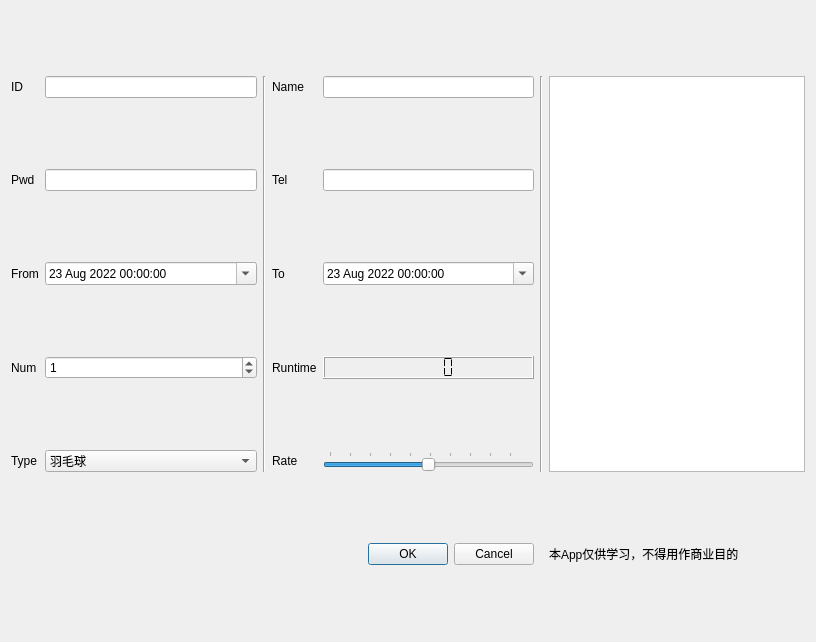
<?xml version="1.0" encoding="UTF-8"?>
<ui version="4.0">
 <class>BNU_GYM</class>
 <widget class="QDialog" name="BNU_GYM">
  <property name="geometry">
   <rect>
    <x>0</x>
    <y>0</y>
    <width>816</width>
    <height>642</height>
   </rect>
  </property>
  <property name="windowTitle">
   <string>Dialog</string>
  </property>
  <layout class="QGridLayout" name="gridLayout">
   <item row="3" column="3">
    <widget class="QLabel" name="label_8">
     <property name="text">
      <string>Runtime</string>
     </property>
    </widget>
   </item>
   <item row="4" column="1">
    <widget class="QComboBox" name="comboBox">
     <item>
      <property name="text">
       <string>羽毛球</string>
      </property>
     </item>
     <item>
      <property name="text">
       <string>乒乓球</string>
      </property>
     </item>
     <item>
      <property name="text">
       <string>网球</string>
      </property>
     </item>
    </widget>
   </item>
   <item row="5" column="4">
    <widget class="QDialogButtonBox" name="buttonBox">
     <property name="orientation">
      <enum>Qt::Horizontal</enum>
     </property>
     <property name="standardButtons">
      <set>QDialogButtonBox::Cancel|QDialogButtonBox::Ok</set>
     </property>
    </widget>
   </item>
   <item row="0" column="5" rowspan="5">
    <widget class="Line" name="line_2">
     <property name="orientation">
      <enum>Qt::Vertical</enum>
     </property>
    </widget>
   </item>
   <item row="0" column="0">
    <widget class="QLabel" name="label">
     <property name="text">
      <string>ID</string>
     </property>
    </widget>
   </item>
   <item row="2" column="4">
    <widget class="QDateTimeEdit" name="To">
     <property name="dateTime">
      <datetime>
       <hour>0</hour>
       <minute>0</minute>
       <second>0</second>
       <year>2022</year>
       <month>8</month>
       <day>23</day>
      </datetime>
     </property>
     <property name="calendarPopup">
      <bool>true</bool>
     </property>
    </widget>
   </item>
   <item row="0" column="1">
    <widget class="QLineEdit" name="ID">
     <property name="inputMethodHints">
      <set>Qt::ImhFormattedNumbersOnly</set>
     </property>
     <property name="text">
      <string extracomment="学号"/>
     </property>
     <property name="placeholderText">
      <string/>
     </property>
    </widget>
   </item>
   <item row="3" column="4">
    <widget class="QLCDNumber" name="Runtime">
     <property name="digitCount">
      <number>5</number>
     </property>
     <property name="segmentStyle">
      <enum>QLCDNumber::Flat</enum>
     </property>
     <property name="value" stdset="0">
      <double>0.000000000000000</double>
     </property>
     <property name="intValue" stdset="0">
      <number>0</number>
     </property>
    </widget>
   </item>
   <item row="2" column="3">
    <widget class="QLabel" name="label_6">
     <property name="text">
      <string>To</string>
     </property>
    </widget>
   </item>
   <item row="0" column="2" rowspan="5">
    <widget class="Line" name="line">
     <property name="orientation">
      <enum>Qt::Vertical</enum>
     </property>
    </widget>
   </item>
   <item row="3" column="0">
    <widget class="QLabel" name="label_7">
     <property name="text">
      <string>Num</string>
     </property>
    </widget>
   </item>
   <item row="3" column="1">
    <widget class="QSpinBox" name="Num">
     <property name="maximum">
      <number>5</number>
     </property>
     <property name="value">
      <number>1</number>
     </property>
    </widget>
   </item>
   <item row="1" column="4">
    <widget class="QLineEdit" name="Tel">
     <property name="inputMethodHints">
      <set>Qt::ImhDialableCharactersOnly</set>
     </property>
     <property name="text">
      <string extracomment="电话号码"/>
     </property>
    </widget>
   </item>
   <item row="1" column="1">
    <widget class="QLineEdit" name="Pwd">
     <property name="inputMethodHints">
      <set>Qt::ImhHiddenText</set>
     </property>
     <property name="text">
      <string extracomment="密码"/>
     </property>
    </widget>
   </item>
   <item row="2" column="0">
    <widget class="QLabel" name="label_5">
     <property name="text">
      <string>From</string>
     </property>
    </widget>
   </item>
   <item row="2" column="1">
    <widget class="QDateTimeEdit" name="From">
     <property name="dateTime">
      <datetime>
       <hour>0</hour>
       <minute>0</minute>
       <second>0</second>
       <year>2022</year>
       <month>8</month>
       <day>23</day>
      </datetime>
     </property>
     <property name="calendarPopup">
      <bool>true</bool>
     </property>
    </widget>
   </item>
   <item row="0" column="6" rowspan="5">
    <widget class="QTextBrowser" name="textBrowser">
     <property name="contextMenuPolicy">
      <enum>Qt::NoContextMenu</enum>
     </property>
    </widget>
   </item>
   <item row="4" column="4">
    <widget class="QSlider" name="Rate">
     <property name="minimum">
      <number>1</number>
     </property>
     <property name="value">
      <number>50</number>
     </property>
     <property name="orientation">
      <enum>Qt::Horizontal</enum>
     </property>
     <property name="invertedAppearance">
      <bool>false</bool>
     </property>
     <property name="tickPosition">
      <enum>QSlider::TicksAbove</enum>
     </property>
     <property name="tickInterval">
      <number>10</number>
     </property>
    </widget>
   </item>
   <item row="4" column="0">
    <widget class="QLabel" name="label_9">
     <property name="text">
      <string>Type</string>
     </property>
    </widget>
   </item>
   <item row="1" column="3">
    <widget class="QLabel" name="label_4">
     <property name="text">
      <string>Tel</string>
     </property>
    </widget>
   </item>
   <item row="1" column="0">
    <widget class="QLabel" name="label_3">
     <property name="text">
      <string>Pwd</string>
     </property>
    </widget>
   </item>
   <item row="0" column="3">
    <widget class="QLabel" name="label_2">
     <property name="text">
      <string>Name</string>
     </property>
    </widget>
   </item>
   <item row="4" column="3">
    <widget class="QLabel" name="label_10">
     <property name="text">
      <string>Rate</string>
     </property>
    </widget>
   </item>
   <item row="0" column="4">
    <widget class="QLineEdit" name="Name">
     <property name="text">
      <string extracomment="姓名"/>
     </property>
    </widget>
   </item>
   <item row="5" column="6">
    <widget class="QLabel" name="label_11">
     <property name="text">
      <string>本App仅供学习，不得用作商业目的</string>
     </property>
    </widget>
   </item>
  </layout>
 </widget>
 <tabstops>
  <tabstop>ID</tabstop>
  <tabstop>Name</tabstop>
  <tabstop>Pwd</tabstop>
  <tabstop>Tel</tabstop>
  <tabstop>From</tabstop>
  <tabstop>To</tabstop>
  <tabstop>Num</tabstop>
  <tabstop>comboBox</tabstop>
  <tabstop>Rate</tabstop>
  <tabstop>textBrowser</tabstop>
 </tabstops>
 <resources/>
 <connections>
  <connection>
   <sender>buttonBox</sender>
   <signal>accepted()</signal>
   <receiver>textBrowser</receiver>
   <slot>clear()</slot>
   <hints>
    <hint type="sourcelabel">
     <x>448</x>
     <y>552</y>
    </hint>
    <hint type="destinationlabel">
     <x>587</x>
     <y>387</y>
    </hint>
   </hints>
  </connection>
  <connection>
   <sender>From</sender>
   <signal>dateTimeChanged(QDateTime)</signal>
   <receiver>To</receiver>
   <slot>setDateTime(QDateTime)</slot>
   <hints>
    <hint type="sourcelabel">
     <x>111</x>
     <y>268</y>
    </hint>
    <hint type="destinationlabel">
     <x>353</x>
     <y>276</y>
    </hint>
   </hints>
  </connection>
  <connection>
   <sender>comboBox</sender>
   <signal>currentIndexChanged(int)</signal>
   <receiver>Num</receiver>
   <slot>clear()</slot>
   <hints>
    <hint type="sourcelabel">
     <x>160</x>
     <y>456</y>
    </hint>
    <hint type="destinationlabel">
     <x>161</x>
     <y>370</y>
    </hint>
   </hints>
  </connection>
 </connections>
</ui>
